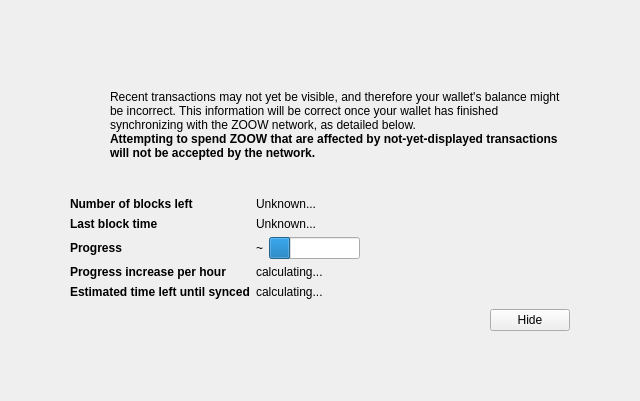
<?xml version="1.0" encoding="UTF-8"?>
<ui version="4.0">
 <class>ModalOverlay</class>
 <widget class="ModalOverlay" name="ModalOverlay">
  <property name="geometry">
   <rect>
    <x>0</x>
    <y>0</y>
    <width>640</width>
    <height>401</height>
   </rect>
  </property>
  <property name="windowTitle">
   <string>Form</string>
  </property>
  <layout class="QVBoxLayout" name="verticalLayout" stretch="0">
   <property name="sizeConstraint">
    <enum>QLayout::SetDefaultConstraint</enum>
   </property>
   <property name="leftMargin">
    <number>0</number>
   </property>
   <property name="topMargin">
    <number>0</number>
   </property>
   <property name="rightMargin">
    <number>0</number>
   </property>
   <property name="bottomMargin">
    <number>0</number>
   </property>
   <item>
    <widget class="QWidget" name="bgWidget" native="true">
     <property name="styleSheet">
      <string notr="true"/>
     </property>
     <layout class="QVBoxLayout" name="verticalLayoutMain" stretch="0">
      <property name="leftMargin">
       <number>60</number>
      </property>
      <property name="topMargin">
       <number>60</number>
      </property>
      <property name="rightMargin">
       <number>60</number>
      </property>
      <property name="bottomMargin">
       <number>60</number>
      </property>
      <item>
       <widget class="QWidget" name="contentWidget" native="true">
        <property name="styleSheet">
         <string notr="true"/>
        </property>
        <layout class="QVBoxLayout" name="verticalLayoutSub" stretch="1,0,0,0,0">
         <property name="spacing">
          <number>0</number>
         </property>
         <property name="leftMargin">
          <number>10</number>
         </property>
         <property name="topMargin">
          <number>10</number>
         </property>
         <property name="rightMargin">
          <number>10</number>
         </property>
         <property name="bottomMargin">
          <number>10</number>
         </property>
         <item>
          <layout class="QHBoxLayout" name="horizontalLayoutIconText" stretch="0,1">
           <property name="topMargin">
            <number>20</number>
           </property>
           <item>
            <layout class="QVBoxLayout" name="verticalLayoutIcon">
             <property name="leftMargin">
              <number>0</number>
             </property>
             <item>
              <widget class="QPushButton" name="warningIcon">
               <property name="enabled">
                <bool>false</bool>
               </property>
               <property name="text">
                <string/>
               </property>
               <property name="icon">
                <iconset>
                 <normaloff>:/icons/warning</normaloff>
                 <disabledoff>:/icons/warning</disabledoff>:/icons/warning</iconset>
               </property>
               <property name="iconSize">
                <size>
                 <width>48</width>
                 <height>48</height>
                </size>
               </property>
               <property name="flat">
                <bool>true</bool>
               </property>
              </widget>
             </item>
             <item>
              <spacer name="verticalSpacerWarningIcon">
               <property name="orientation">
                <enum>Qt::Vertical</enum>
               </property>
               <property name="sizeHint" stdset="0">
                <size>
                 <width>20</width>
                 <height>40</height>
                </size>
               </property>
              </spacer>
             </item>
            </layout>
           </item>
           <item>
            <layout class="QVBoxLayout" name="verticalLayoutInfoText">
             <property name="leftMargin">
              <number>0</number>
             </property>
             <property name="topMargin">
              <number>0</number>
             </property>
             <item>
              <widget class="QLabel" name="infoText">
               <property name="text">
                <string>Recent transactions may not yet be visible, and therefore your wallet's balance might be incorrect. This information will be correct once your wallet has finished synchronizing with the ZOOW network, as detailed below.</string>
               </property>
               <property name="textFormat">
                <enum>Qt::RichText</enum>
               </property>
               <property name="wordWrap">
                <bool>true</bool>
               </property>
              </widget>
             </item>
             <item>
              <widget class="QLabel" name="infoTextStrong">
               <property name="font">
                <font>
                 <weight>75</weight>
                 <bold>true</bold>
                </font>
               </property>
               <property name="text">
                <string>Attempting to spend ZOOW that are affected by not-yet-displayed transactions will not be accepted by the network.</string>
               </property>
               <property name="textFormat">
                <enum>Qt::RichText</enum>
               </property>
               <property name="wordWrap">
                <bool>true</bool>
               </property>
              </widget>
             </item>
             <item>
              <spacer name="verticalSpacerInTextSpace">
               <property name="orientation">
                <enum>Qt::Vertical</enum>
               </property>
               <property name="sizeHint" stdset="0">
                <size>
                 <width>20</width>
                 <height>40</height>
                </size>
               </property>
              </spacer>
             </item>
            </layout>
           </item>
          </layout>
         </item>
         <item>
          <spacer name="verticalSpacerAfterText">
           <property name="orientation">
            <enum>Qt::Vertical</enum>
           </property>
           <property name="sizeHint" stdset="0">
            <size>
             <width>20</width>
             <height>40</height>
            </size>
           </property>
          </spacer>
         </item>
         <item>
          <layout class="QFormLayout" name="formLayout">
           <property name="fieldGrowthPolicy">
            <enum>QFormLayout::FieldsStayAtSizeHint</enum>
           </property>
           <property name="horizontalSpacing">
            <number>6</number>
           </property>
           <property name="verticalSpacing">
            <number>6</number>
           </property>
           <property name="topMargin">
            <number>10</number>
           </property>
           <item row="0" column="0">
            <widget class="QLabel" name="labelNumberOfBlocksLeft">
             <property name="font">
              <font>
               <weight>75</weight>
               <bold>true</bold>
              </font>
             </property>
             <property name="text">
              <string>Number of blocks left</string>
             </property>
            </widget>
           </item>
           <item row="0" column="1">
            <widget class="QLabel" name="numberOfBlocksLeft">
             <property name="text">
              <string>Unknown...</string>
             </property>
            </widget>
           </item>
           <item row="1" column="0">
            <widget class="QLabel" name="labelLastBlockTime">
             <property name="font">
              <font>
               <weight>75</weight>
               <bold>true</bold>
              </font>
             </property>
             <property name="text">
              <string>Last block time</string>
             </property>
            </widget>
           </item>
           <item row="1" column="1">
            <widget class="QLabel" name="newestBlockDate">
             <property name="sizePolicy">
              <sizepolicy hsizetype="Maximum" vsizetype="Preferred">
               <horstretch>0</horstretch>
               <verstretch>0</verstretch>
              </sizepolicy>
             </property>
             <property name="text">
              <string>Unknown...</string>
             </property>
            </widget>
           </item>
           <item row="2" column="0">
            <widget class="QLabel" name="labelSyncDone">
             <property name="font">
              <font>
               <weight>75</weight>
               <bold>true</bold>
              </font>
             </property>
             <property name="text">
              <string>Progress</string>
             </property>
            </widget>
           </item>
           <item row="2" column="1">
            <layout class="QHBoxLayout" name="horizontalLayoutSync" stretch="0,1">
             <item>
              <widget class="QLabel" name="percentageProgress">
               <property name="text">
                <string notr="true">~</string>
               </property>
              </widget>
             </item>
             <item>
              <widget class="QProgressBar" name="progressBar">
               <property name="value">
                <number>24</number>
               </property>
               <property name="format">
                <string/>
               </property>
              </widget>
             </item>
            </layout>
           </item>
           <item row="4" column="0">
            <widget class="QLabel" name="labelProgressIncrease">
             <property name="font">
              <font>
               <weight>75</weight>
               <bold>true</bold>
              </font>
             </property>
             <property name="text">
              <string>Progress increase per hour</string>
             </property>
            </widget>
           </item>
           <item row="4" column="1">
            <widget class="QLabel" name="progressIncreasePerH">
             <property name="text">
              <string>calculating...</string>
             </property>
            </widget>
           </item>
           <item row="5" column="0">
            <widget class="QLabel" name="labelEstimatedTimeLeft">
             <property name="font">
              <font>
               <weight>75</weight>
               <bold>true</bold>
              </font>
             </property>
             <property name="text">
              <string>Estimated time left until synced</string>
             </property>
            </widget>
           </item>
           <item row="5" column="1">
            <widget class="QLabel" name="expectedTimeLeft">
             <property name="text">
              <string>calculating...</string>
             </property>
            </widget>
           </item>
          </layout>
         </item>
         <item>
          <layout class="QHBoxLayout" name="horizontalLayoutButtons">
           <property name="leftMargin">
            <number>10</number>
           </property>
           <property name="topMargin">
            <number>10</number>
           </property>
           <item>
            <spacer name="horizontalSpacer">
             <property name="orientation">
              <enum>Qt::Horizontal</enum>
             </property>
             <property name="sizeHint" stdset="0">
              <size>
               <width>40</width>
               <height>20</height>
              </size>
             </property>
            </spacer>
           </item>
           <item>
            <widget class="QPushButton" name="closeButton">
             <property name="text">
              <string>Hide</string>
             </property>
            </widget>
           </item>
          </layout>
         </item>
         <item>
          <layout class="QVBoxLayout" name="verticalLayout_2">
           <item>
            <spacer name="verticalSpacer">
             <property name="orientation">
              <enum>Qt::Vertical</enum>
             </property>
             <property name="sizeHint" stdset="0">
              <size>
               <width>20</width>
               <height>40</height>
              </size>
             </property>
            </spacer>
           </item>
          </layout>
         </item>
        </layout>
       </widget>
      </item>
     </layout>
    </widget>
   </item>
  </layout>
 </widget>
 <customwidgets>
  <customwidget>
   <class>ModalOverlay</class>
   <extends>QWidget</extends>
   <header>modaloverlay.h</header>
   <container>1</container>
  </customwidget>
 </customwidgets>
 <resources/>
 <connections/>
</ui>
